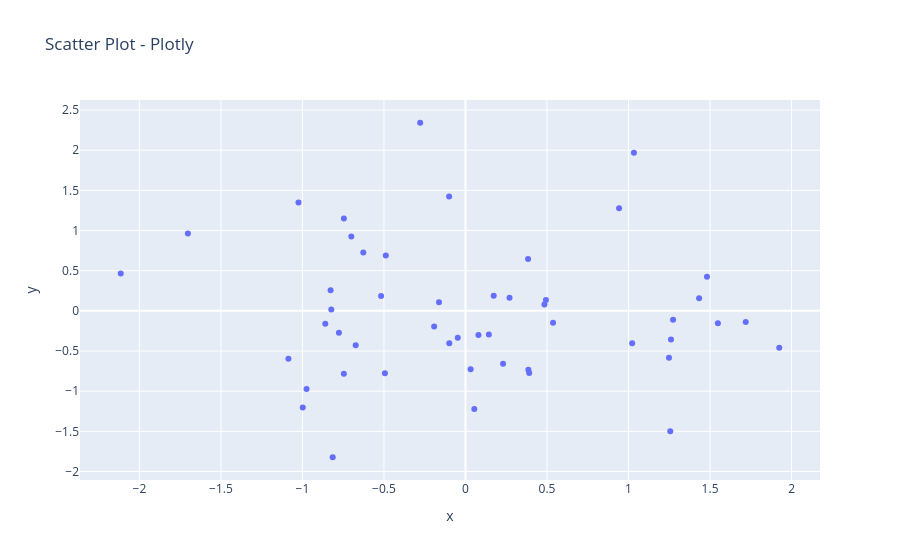

This figure's notebook cell:
### Code cell
#3. Scatter Plot (Plotly Express)
import plotly.express as px
import pandas as pd
import numpy as np

df = pd.DataFrame({
    'x': np.random.randn(50),
    'y': np.random.randn(50)
})

fig = px.scatter(df, x='x', y='y', title='Scatter Plot - Plotly')
fig.show()

### Figure 1 — Plotly figure (JSON) as saved in the notebook; plotly's stock layout.template omitted (floating-point values rounded to 4 significant figures)
{"data": [{"hovertemplate": "x=%{x}<br>y=%{y}<extra></extra>", "legendgroup": "", "marker": {"color": "#636efa", "symbol": "circle"}, "mode": "markers", "name": "", "orientation": "v", "showlegend": false, "type": "scatter", "x": [-0.4886, -0.1922, 1.719, -0.1624, 1.273, -0.8598, 1.433, 1.548, -0.9748, 1.022, 0.537, 0.3858, -0.746, -0.6268, -0.09933, 0.3907, -0.6733, -0.5177, 0.4843, 0.942, -0.2777, -0.9981, -2.114, -1.086, 0.2304, -0.7001, 0.1433, -0.7457, 0.2701, 0.4933, 0.05432, 0.3839, 0.1731, 1.924, -0.494, 1.256, -0.8143, -1.024, -0.04744, 1.033, -1.703, 1.26, 0.03162, -0.8272, -0.1004, 1.248, -0.8231, -0.7762, 0.07954, 1.481], "xaxis": "x", "y": [0.6903, -0.1953, -0.1375, 0.1058, -0.1113, -0.1612, 0.1575, -0.1556, -0.9736, -0.4019, -0.1479, -0.7324, -0.7821, 0.7262, -0.4046, -0.7735, -0.429, 0.1839, 0.07914, 1.278, 2.342, -1.203, 0.4652, -0.5975, -0.657, 0.9252, -0.2949, 1.151, 0.1636, 0.1365, -1.221, 0.6472, 0.1886, -0.4588, -0.7765, -1.497, -1.822, 1.35, -0.3339, 1.969, 0.9619, -0.3572, -0.7261, 0.2578, 1.422, -0.5834, 0.01675, -0.2723, -0.3016, 0.4256], "yaxis": "y"}], "layout": {"legend": {"tracegroupgap": 0}, "title": {"text": "Scatter Plot - Plotly"}, "xaxis": {"anchor": "y", "domain": [0, 1], "title": {"text": "x"}}, "yaxis": {"anchor": "x", "domain": [0, 1], "title": {"text": "y"}}}}
